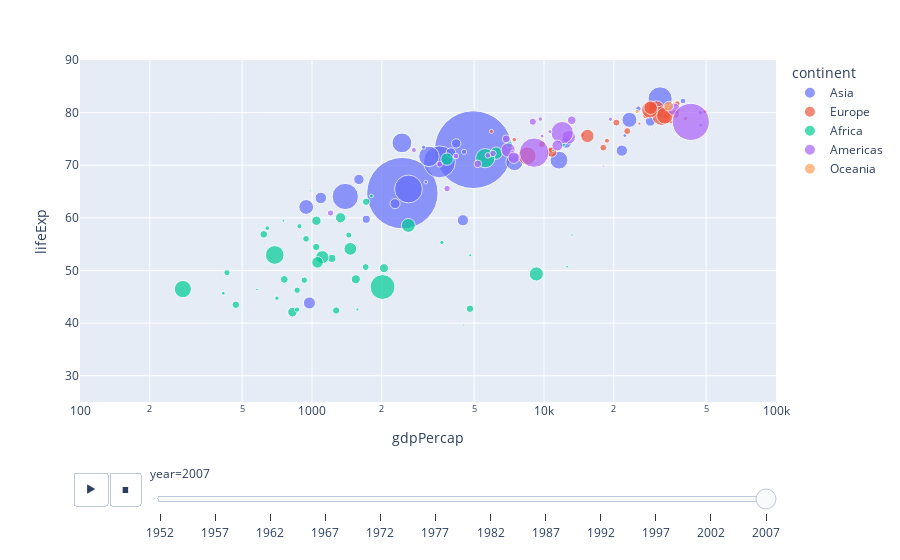

Notebook cell for this chart:
### Code cell
g1=px.scatter(gap,x='gdpPercap',y='lifeExp',size='pop',color='continent',log_x=True,
             animation_frame='year',animation_group='country',size_max=55,range_x=[100,100000],
             range_y=[25,90],hover_name='country')
g1.show()

### Figure 1 — Plotly figure (JSON) as saved in the notebook; plotly's stock layout.template omitted (floating-point values rounded to 4 significant figures)
{"data": [{"hovertemplate": "<b>%{hovertext}</b><br><br>continent=Asia<br>year=2007<br>gdpPercap=%{x}<br>lifeExp=%{y}<br>pop=%{marker.size}<extra></extra>", "hovertext": ["Afghanistan", "Bahrain", "Bangladesh", "Cambodia", "China", "Hong Kong, China", "India", "Indonesia", "Iran", "Iraq", "Israel", "Japan", "Jordan", "Korea, Dem. Rep.", "Korea, Rep.", "Kuwait", "Lebanon", "Malaysia", "Mongolia", "Myanmar", "Nepal", "Oman", "Pakistan", "Philippines", "Saudi Arabia", "Singapore", "Sri Lanka", "Syria", "Taiwan", "Thailand", "Vietnam", "West Bank and Gaza", "Yemen, Rep."], "ids": ["Afghanistan", "Bahrain", "Bangladesh", "Cambodia", "China", "Hong Kong, China", "India", "Indonesia", "Iran", "Iraq", "Israel", "Japan", "Jordan", "Korea, Dem. Rep.", "Korea, Rep.", "Kuwait", "Lebanon", "Malaysia", "Mongolia", "Myanmar", "Nepal", "Oman", "Pakistan", "Philippines", "Saudi Arabia", "Singapore", "Sri Lanka", "Syria", "Taiwan", "Thailand", "Vietnam", "West Bank and Gaza", "Yemen, Rep."], "legendgroup": "Asia", "marker": {"color": "#636efa", "size": [31889923, 708573, 150448339, 14131858, 1318683096, 6980412, 1110396331, 223547000, 69453570, 27499638, 6426679, 127467972, 6053193, 23301725, 49044790, 2505559, 3921278, 24821286, 2874127, 47761980, 28901790, 3204897, 169270617, 91077287, 27601038, 4553009, 20378239, 19314747, 23174294, 65068149, 85262356, 4018332, 22211743], "sizemode": "area", "sizeref": 435900.0, "symbol": "circle"}, "mode": "markers", "name": "Asia", "orientation": "v", "showlegend": true, "type": "scatter", "x": [974.6, 29800.0, 1391.0, 1714.0, 4959.0, 39720.0, 2452.0, 3541.0, 11610.0, 4471.0, 25520.0, 31660.0, 4519.0, 1593.0, 23350.0, 47310.0, 10460.0, 12450.0, 3096.0, 944, 1091.0, 22320.0, 2606.0, 3190.0, 21650.0, 47140.0, 3970.0, 4185.0, 28720.0, 7458.0, 2442.0, 3025.0, 2281.0], "xaxis": "x", "y": [43.83, 75.64, 64.06, 59.72, 72.96, 82.21, 64.7, 70.65, 70.96, 59.55, 80.75, 82.6, 72.53, 67.3, 78.62, 77.59, 71.99, 74.24, 66.8, 62.07, 63.78, 75.64, 65.48, 71.69, 72.78, 79.97, 72.4, 74.14, 78.4, 70.62, 74.25, 73.42, 62.7], "yaxis": "y"}, {"hovertemplate": "<b>%{hovertext}</b><br><br>continent=Europe<br>year=2007<br>gdpPercap=%{x}<br>lifeExp=%{y}<br>pop=%{marker.size}<extra></extra>", "hovertext": ["Albania", "Austria", "Belgium", "Bosnia and Herzegovina", "Bulgaria", "Croatia", "Czech Republic", "Denmark", "Finland", "France", "Germany", "Greece", "Hungary", "Iceland", "Ireland", "Italy", "Montenegro", "Netherlands", "Norway", "Poland", "Portugal", "Romania", "Serbia", "Slovak Republic", "Slovenia", "Spain", "Sweden", "Switzerland", "Turkey", "United Kingdom"], "ids": ["Albania", "Austria", "Belgium", "Bosnia and Herzegovina", "Bulgaria", "Croatia", "Czech Republic", "Denmark", "Finland", "France", "Germany", "Greece", "Hungary", "Iceland", "Ireland", "Italy", "Montenegro", "Netherlands", "Norway", "Poland", "Portugal", "Romania", "Serbia", "Slovak Republic", "Slovenia", "Spain", "Sweden", "Switzerland", "Turkey", "United Kingdom"], "legendgroup": "Europe", "marker": {"color": "#EF553B", "size": [3600523, 8199783, 10392226, 4552198, 7322858, 4493312, 10228744, 5468120, 5238460, 61083916, 82400996, 10706290, 9956108, 301931, 4109086, 58147733, 684736, 16570613, 4627926, 38518241, 10642836, 22276056, 10150265, 5447502, 2009245, 40448191, 9031088, 7554661, 71158647, 60776238], "sizemode": "area", "sizeref": 435900.0, "symbol": "circle"}, "mode": "markers", "name": "Europe", "orientation": "v", "showlegend": true, "type": "scatter", "x": [5937.0, 36130.0, 33690.0, 7446.0, 10680.0, 14620.0, 22830.0, 35280.0, 33210.0, 30470.0, 32170.0, 27540.0, 18010.0, 36180.0, 40680.0, 28570.0, 9254.0, 36800.0, 49360.0, 15390.0, 20510.0, 10810.0, 9787.0, 18680.0, 25770.0, 28820.0, 33860.0, 37510.0, 8458.0, 33200.0], "xaxis": "x", "y": [76.42, 79.83, 79.44, 74.85, 73.0, 75.75, 76.49, 78.33, 79.31, 80.66, 79.41, 79.48, 73.34, 81.76, 78.89, 80.55, 74.54, 79.76, 80.2, 75.56, 78.1, 72.48, 74.0, 74.66, 77.93, 80.94, 80.88, 81.7, 71.78, 79.42], "yaxis": "y"}, {"hovertemplate": "<b>%{hovertext}</b><br><br>continent=Africa<br>year=2007<br>gdpPercap=%{x}<br>lifeExp=%{y}<br>pop=%{marker.size}<extra></extra>", "hovertext": ["Algeria", "Angola", "Benin", "Botswana", "Burkina Faso", "Burundi", "Cameroon", "Central African Republic", "Chad", "Comoros", "Congo, Dem. Rep.", "Congo, Rep.", "Cote d'Ivoire", "Djibouti", "Egypt", "Equatorial Guinea", "Eritrea", "Ethiopia", "Gabon", "Gambia", "Ghana", "Guinea", "Guinea-Bissau", "Kenya", "Lesotho", "Liberia", "Libya", "Madagascar", "Malawi", "Mali", "Mauritania", "Mauritius", "Morocco", "Mozambique", "Namibia", "Niger", "Nigeria", "Reunion", "Rwanda", "Sao Tome and Principe", "Senegal", "Sierra Leone", "Somalia", "South Africa", "Sudan", "Swaziland", "Tanzania", "Togo", "Tunisia", "Uganda", "Zambia", "Zimbabwe"], "ids": ["Algeria", "Angola", "Benin", "Botswana", "Burkina Faso", "Burundi", "Cameroon", "Central African Republic", "Chad", "Comoros", "Congo, Dem. Rep.", "Congo, Rep.", "Cote d'Ivoire", "Djibouti", "Egypt", "Equatorial Guinea", "Eritrea", "Ethiopia", "Gabon", "Gambia", "Ghana", "Guinea", "Guinea-Bissau", "Kenya", "Lesotho", "Liberia", "Libya", "Madagascar", "Malawi", "Mali", "Mauritania", "Mauritius", "Morocco", "Mozambique", "Namibia", "Niger", "Nigeria", "Reunion", "Rwanda", "Sao Tome and Principe", "Senegal", "Sierra Leone", "Somalia", "South Africa", "Sudan", "Swaziland", "Tanzania", "Togo", "Tunisia", "Uganda", "Zambia", "Zimbabwe"], "legendgroup": "Africa", "marker": {"color": "#00cc96", "size": [33333216, 12420476, 8078314, 1639131, 14326203, 8390505, 17696293, 4369038, 10238807, 710960, 64606759, 3800610, 18013409, 496374, 80264543, 551201, 4906585, 76511887, 1454867, 1688359, 22873338, 9947814, 1472041, 35610177, 2012649, 3193942, 6036914, 19167654, 13327079, 12031795, 3270065, 1250882, 33757175, 19951656, 2055080, 12894865, 135031164, 798094, 8860588, 199579, 12267493, 6144562, 9118773, 43997828, 42292929, 1133066, 38139640, 5701579, 10276158, 29170398, 11746035, 12311143], "sizemode": "area", "sizeref": 435900.0, "symbol": "circle"}, "mode": "markers", "name": "Africa", "orientation": "v", "showlegend": true, "type": "scatter", "x": [6223.0, 4797.0, 1441.0, 12570.0, 1217.0, 430.1, 2042.0, 706.0, 1704.0, 986.1, 277.6, 3633.0, 1545.0, 2082.0, 5581.0, 12150.0, 641.4, 690.8, 13210.0, 752.7, 1328.0, 942.7, 579.2, 1463.0, 1569.0, 414.5, 12060.0, 1045.0, 759.3, 1043.0, 1803.0, 10960.0, 3820.0, 823.7, 4811.0, 619.7, 2014.0, 7670.0, 863.1, 1598.0, 1712.0, 862.5, 926.1, 9270.0, 2602.0, 4513.0, 1107.0, 883.0, 7093.0, 1056.0, 1271.0, 469.7], "xaxis": "x", "y": [72.3, 42.73, 56.73, 50.73, 52.3, 49.58, 50.43, 44.74, 50.65, 65.15, 46.46, 55.32, 48.33, 54.79, 71.34, 51.58, 58.04, 52.95, 56.73, 59.45, 60.02, 56.01, 46.39, 54.11, 42.59, 45.68, 73.95, 59.44, 48.3, 54.47, 64.16, 72.8, 71.16, 42.08, 52.91, 56.87, 46.86, 76.44, 46.24, 65.53, 63.06, 42.57, 48.16, 49.34, 58.56, 39.61, 52.52, 58.42, 73.92, 51.54, 42.38, 43.49], "yaxis": "y"}, {"hovertemplate": "<b>%{hovertext}</b><br><br>continent=Americas<br>year=2007<br>gdpPercap=%{x}<br>lifeExp=%{y}<br>pop=%{marker.size}<extra></extra>", "hovertext": ["Argentina", "Bolivia", "Brazil", "Canada", "Chile", "Colombia", "Costa Rica", "Cuba", "Dominican Republic", "Ecuador", "El Salvador", "Guatemala", "Haiti", "Honduras", "Jamaica", "Mexico", "Nicaragua", "Panama", "Paraguay", "Peru", "Puerto Rico", "Trinidad and Tobago", "United States", "Uruguay", "Venezuela"], "ids": ["Argentina", "Bolivia", "Brazil", "Canada", "Chile", "Colombia", "Costa Rica", "Cuba", "Dominican Republic", "Ecuador", "El Salvador", "Guatemala", "Haiti", "Honduras", "Jamaica", "Mexico", "Nicaragua", "Panama", "Paraguay", "Peru", "Puerto Rico", "Trinidad and Tobago", "United States", "Uruguay", "Venezuela"], "legendgroup": "Americas", "marker": {"color": "#ab63fa", "size": [40301927, 9119152, 190010647, 33390141, 16284741, 44227550, 4133884, 11416987, 9319622, 13755680, 6939688, 12572928, 8502814, 7483763, 2780132, 108700891, 5675356, 3242173, 6667147, 28674757, 3942491, 1056608, 301139947, 3447496, 26084662], "sizemode": "area", "sizeref": 435900.0, "symbol": "circle"}, "mode": "markers", "name": "Americas", "orientation": "v", "showlegend": true, "type": "scatter", "x": [12780.0, 3822.0, 9066.0, 36320.0, 13170.0, 7007.0, 9645.0, 8948.0, 6025.0, 6873.0, 5728.0, 5186.0, 1202.0, 3548.0, 7321.0, 11980.0, 2749.0, 9809.0, 4173.0, 7409.0, 19330.0, 18010.0, 42950.0, 10610.0, 11420.0], "xaxis": "x", "y": [75.32, 65.55, 72.39, 80.65, 78.55, 72.89, 78.78, 78.27, 72.23, 74.99, 71.88, 70.26, 60.92, 70.2, 72.57, 76.19, 72.9, 75.54, 71.75, 71.42, 78.75, 69.82, 78.24, 76.38, 73.75], "yaxis": "y"}, {"hovertemplate": "<b>%{hovertext}</b><br><br>continent=Oceania<br>year=2007<br>gdpPercap=%{x}<br>lifeExp=%{y}<br>pop=%{marker.size}<extra></extra>", "hovertext": ["Australia", "New Zealand"], "ids": ["Australia", "New Zealand"], "legendgroup": "Oceania", "marker": {"color": "#FFA15A", "size": [20434176, 4115771], "sizemode": "area", "sizeref": 435900.0, "symbol": "circle"}, "mode": "markers", "name": "Oceania", "orientation": "v", "showlegend": true, "type": "scatter", "x": [34440.0, 25190.0], "xaxis": "x", "y": [81.23, 80.2], "yaxis": "y"}], "layout": {"autosize": true, "legend": {"itemsizing": "constant", "title": {"text": "continent"}, "tracegroupgap": 0}, "margin": {"t": 60}, "sliders": [{"active": 11, "currentvalue": {"prefix": "year="}, "len": 0.9, "pad": {"b": 10, "t": 60}, "steps": [{"args": [["1952"], {"frame": {"duration": 0, "redraw": false}, "fromcurrent": true, "mode": "immediate", "transition": {"duration": 0, "easing": "linear"}}], "label": "1952", "method": "animate"}, {"args": [["1957"], {"frame": {"duration": 0, "redraw": false}, "fromcurrent": true, "mode": "immediate", "transition": {"duration": 0, "easing": "linear"}}], "label": "1957", "method": "animate"}, {"args": [["1962"], {"frame": {"duration": 0, "redraw": false}, "fromcurrent": true, "mode": "immediate", "transition": {"duration": 0, "easing": "linear"}}], "label": "1962", "method": "animate"}, {"args": [["1967"], {"frame": {"duration": 0, "redraw": false}, "fromcurrent": true, "mode": "immediate", "transition": {"duration": 0, "easing": "linear"}}], "label": "1967", "method": "animate"}, {"args": [["1972"], {"frame": {"duration": 0, "redraw": false}, "fromcurrent": true, "mode": "immediate", "transition": {"duration": 0, "easing": "linear"}}], "label": "1972", "method": "animate"}, {"args": [["1977"], {"frame": {"duration": 0, "redraw": false}, "fromcurrent": true, "mode": "immediate", "transition": {"duration": 0, "easing": "linear"}}], "label": "1977", "method": "animate"}, {"args": [["1982"], {"frame": {"duration": 0, "redraw": false}, "fromcurrent": true, "mode": "immediate", "transition": {"duration": 0, "easing": "linear"}}], "label": "1982", "method": "animate"}, {"args": [["1987"], {"frame": {"duration": 0, "redraw": false}, "fromcurrent": true, "mode": "immediate", "transition": {"duration": 0, "easing": "linear"}}], "label": "1987", "method": "animate"}, {"args": [["1992"], {"frame": {"duration": 0, "redraw": false}, "fromcurrent": true, "mode": "immediate", "transition": {"duration": 0, "easing": "linear"}}], "label": "1992", "method": "animate"}, {"args": [["1997"], {"frame": {"duration": 0, "redraw": false}, "fromcurrent": true, "mode": "immediate", "transition": {"duration": 0, "easing": "linear"}}], "label": "1997", "method": "animate"}, {"args": [["2002"], {"frame": {"duration": 0, "redraw": false}, "fromcurrent": true, "mode": "immediate", "transition": {"duration": 0, "easing": "linear"}}], "label": "2002", "method": "animate"}, {"args": [["2007"], {"frame": {"duration": 0, "redraw": false}, "fromcurrent": true, "mode": "immediate", "transition": {"duration": 0, "easing": "linear"}}], "label": "2007", "method": "animate"}], "x": 0.1, "xanchor": "left", "y": 0, "yanchor": "top"}], "updatemenus": [{"active": 0, "buttons": [{"args": [null, {"frame": {"duration": 500, "redraw": false}, "fromcurrent": true, "mode": "immediate", "transition": {"duration": 500, "easing": "linear"}}], "label": "&#9654;", "method": "animate"}, {"args": [[null], {"frame": {"duration": 0, "redraw": false}, "fromcurrent": true, "mode": "immediate", "transition": {"duration": 0, "easing": "linear"}}], "label": "&#9724;", "method": "animate"}], "direction": "left", "pad": {"r": 10, "t": 70}, "showactive": false, "type": "buttons", "x": 0.1, "xanchor": "right", "y": 0, "yanchor": "top"}], "xaxis": {"anchor": "y", "domain": [0, 1], "range": [2, 5], "title": {"text": "gdpPercap"}, "type": "log"}, "yaxis": {"anchor": "x", "domain": [0, 1], "range": [25, 90], "title": {"text": "lifeExp"}, "type": "linear"}}}
